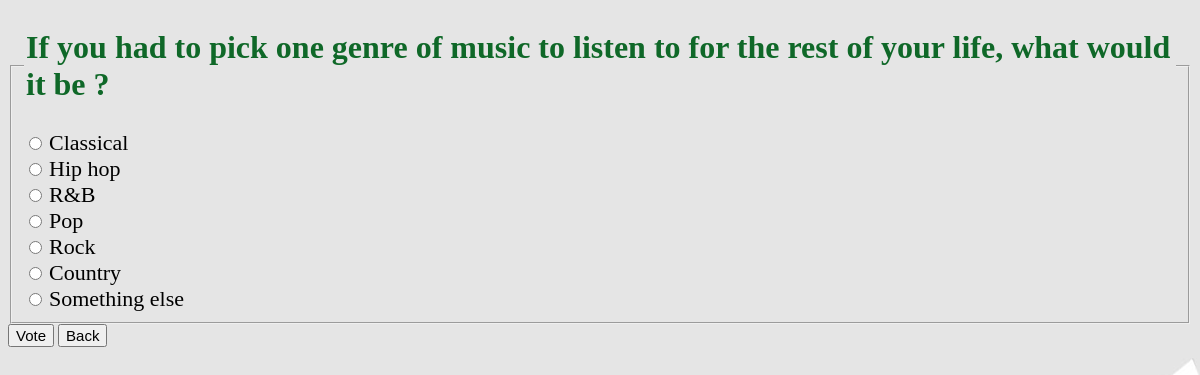
The app's page /polls/5/ with its own data.
### polls/models.py (models this page shows, shortened)
class Question(models.Model):
    question_text = models.CharField(max_length=200)
    pub_date = models.DateTimeField("date published")
    end_date = models.DateTimeField("end date", null=True, blank=True)
    def can_vote(self):
        now = timezone.now()
        if not self.end_date:
            return self.pub_date <= now
        return self.pub_date <= now <= self.end_date

class Choice(models.Model):
    question = models.ForeignKey(Question, on_delete=models.CASCADE)
    choice_text = models.CharField(max_length=200)

### polls/views.py (the view, shortened to what this page needs)
# urls.py: path("<int:pk>/", views.DetailView.as_view(), name="detail"),
class DetailView(generic.DetailView):
    model = Question
    template_name = "polls/detail.html"
    def get(self, request, *args, **kwargs):
        try:
            question = get_object_or_404(Question, pk=kwargs["pk"])
        except Http404:
            messages.error(request, f"Poll number {kwargs['pk']} does not exists.")
            return redirect("polls:index")
        try:
            vote = Vote.objects.get(user=request.user, choice__in=question.choice_set.all())
            previous_vote = vote.choice.choice_text
        except (Vote.DoesNotExist, TypeError):
            previous_vote = ""
        if question.can_vote():
            return render(request, self.template_name, {"question": question, "previous_vote":previous_vote})
        else:
            messages.error(request, f"Poll number {question.id} is not available to vote")
            return redirect("polls:index")

### polls/templates/polls/detail.html (shortened to what this page needs)
{% load static %}
<link rel="stylesheet" type="text/css" href="{% static 'polls/style.css' %}">
<form action="{% url 'polls:vote' question.id %}" method="post">
<fieldset>
    <legend><h1 style="color: #0f6828;">{{ question.question_text }}</h1></legend>
    {% for choice in question.choice_set.all %}
        {% if choice.choice_text == previous_vote %}
            <input type="radio" name="choice" id="choice{{ forloop.counter }}" value="{{ choice.id }}" checked>
            <label for="choice{{ forloop.counter }}">{{ choice.choice_text }}</label><br>
        {% else %}
            <input type="radio" name="choice" id="choice{{ forloop.counter }}" value="{{ choice.id }}">
            <label for="choice{{ forloop.counter }}">{{ choice.choice_text }}</label><br>
        {% endif %}
    {% endfor %}
</fieldset>
<input type="submit" value="Vote">
<a href="{% url 'polls:index'%}"><input type="button" value="Back"></a>
</form>

### polls/static/polls/style.css (style rules this page uses)
input { font-size: 15px; }
label { font-size: 22px; }

### records on screen
Question: question_text "If you had to pick one genre of music to listen to for the rest of your life, what would it be ?"
Choice: choice_text "Classical"
Choice: choice_text "Hip hop"
Choice: choice_text "R&B"
Choice: choice_text "Pop"
Choice: choice_text "Rock"
Choice: choice_text "Country"
Choice: choice_text "Something else"
